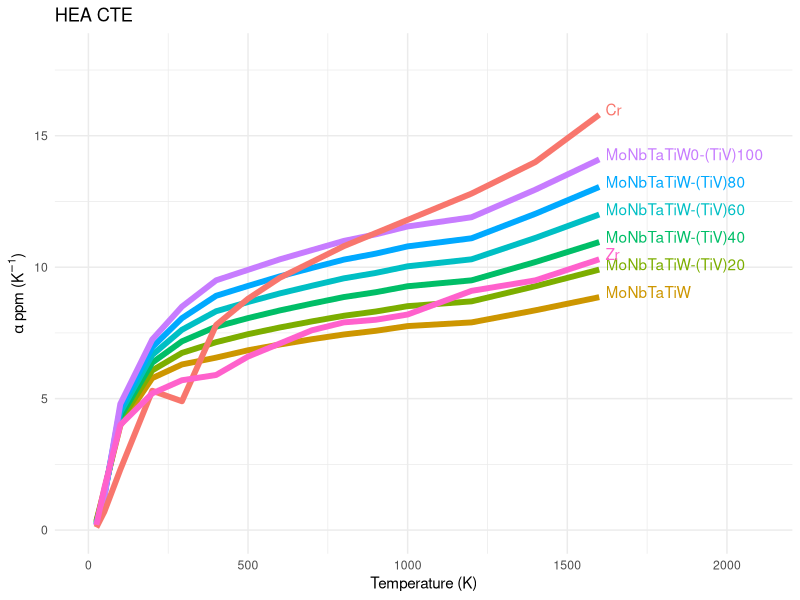
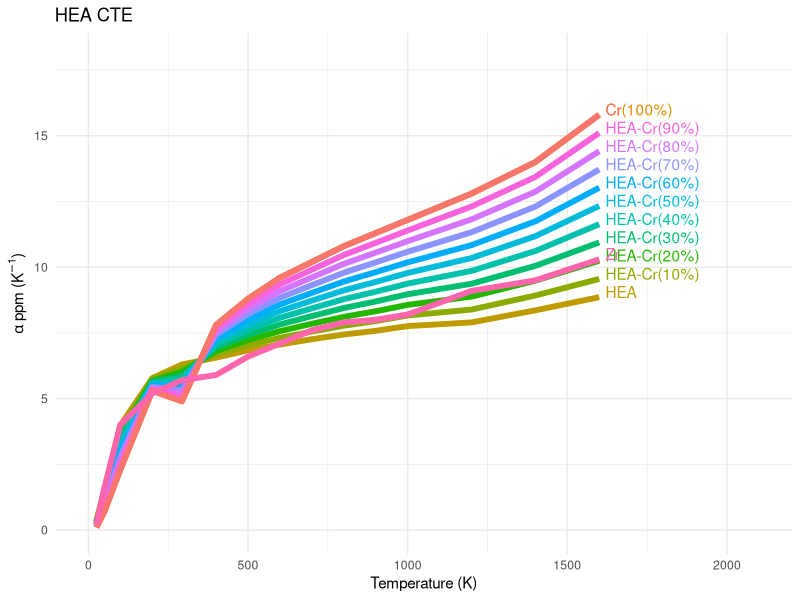

Reproduce these figures in R, in order.
## ---- chunk 1
knitr::opts_chunk$set(echo = TRUE,warning = FALSE, message = FALSE)
## ---- chunk 2
library(tidyverse)
library(gganimate)
library(readxl)

interlayer_ <- read_excel(file.path("data","interlayer.xlsx"))

interlayer <- interlayer_ %>% 
  pivot_longer(cols = c(colnames(interlayer_)[2],colnames(interlayer_)[9:15]),names_to = c("composition"),values_to=c("CTE"))

new <- interlayer %>% filter(composition %in% c("Zr","Cr")) %>%
  rename("comp"="composition")


p <- interlayer %>% 
  filter(!composition %in% c("Zr","Cr")) %>% 
  ggplot(aes(Temp,CTE,colour = composition))+
  geom_text(aes(label = ifelse(Temp == 1600,composition,"")),hjust = 0, nudge_y = 0.2,nudge_x = 20)+
  geom_text(data = new,aes(colour = comp,label = ifelse(Temp == 1600,comp,"")),hjust = 0, nudge_y = 0.2,nudge_x = 20)+
  theme_minimal()+
  labs(title="HEA CTE",
       x="Temperature (K)",
       y=expression(paste(alpha, " ppm ", "(",K^-1,")")))+
  geom_line(size = 2)+
  geom_line(size = 2,data = new,aes(Temp, CTE, colour = comp))+
  theme(legend.position = "none")+
  lims(x=c(0,2100),y=c(0,18))

  
p
anim <- p + transition_states(composition,
                    transition_length = 10,
                    state_length = 1)+
  ggtitle('HEA Linear Coefficients of Thermal Expansion',
          subtitle = 'Showing {closest_state}')+
   ease_aes('cubic-in-out')
animate(anim)
## ---- chunk 3

interlayer_ <- read_excel(file.path("data","interlayer2.xlsx"),sheet = 2)

interlayer <- interlayer_ %>% 
  pivot_longer(cols = c(colnames(interlayer_)[2],colnames(interlayer_)[9:20]),names_to = c("composition"),values_to=c("CTE"))

new <- interlayer %>% filter(composition %in% c("Zr","Cr")) %>%
  rename("comp"="composition")


p <- interlayer %>% 
  filter(!composition %in% c("Zr","Cr")) %>% 
  ggplot(aes(Temp,CTE,colour = composition))+
  geom_text(aes(label = ifelse(Temp == 1600,composition,"")),hjust = 0, nudge_y = 0.2,nudge_x = 20)+
  geom_text(data = new,aes(colour = comp,label = ifelse(Temp == 1600,comp,"")),hjust = 0, nudge_y = 0.2,nudge_x = 20)+
  theme_minimal()+
  labs(title="HEA CTE",
       x="Temperature (K)",
       y=expression(paste(alpha, " ppm ", "(",K^-1,")")))+
  geom_line(size = 2)+
  geom_line(size = 2,data = new,aes(Temp, CTE, colour = comp))+
  theme(legend.position = "none")+
  lims(x=c(0,2100),y=c(0,18))

  
p
anim <- p + transition_states(composition,
                    transition_length = 10,
                    state_length = 1)+
  ggtitle('HEA Linear Coefficients of Thermal Expansion',
          subtitle = 'Showing {closest_state}')+
   ease_aes('cubic-in-out')
animate(anim)
